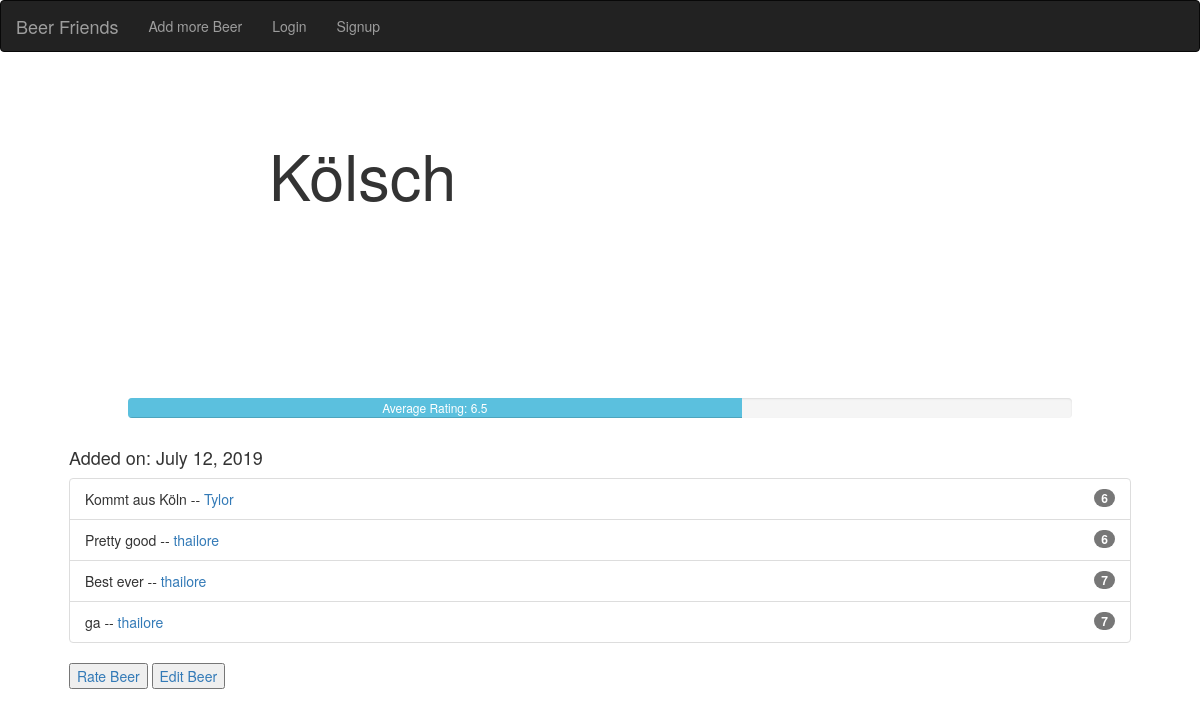
Page /9/ on the committed database.
### beerFriends/models.py (models this page shows)
class Beer(models.Model):
    name = models.CharField(max_length=250, null=True)
    addedOn = models.DateField(default=datetime.now, blank=True)
    origin = models.CharField(max_length=250, null=True)
    rating = models.FloatField(null=True, blank=True)
    image = CloudinaryField('image', null=True)
    alcoholContent = models.FloatField(validators=[MinValueValidator(0), MaxValueValidator(100)], max_length=10, null=True, blank=True)

class Review(models.Model):
    beer = models.ForeignKey(Beer, on_delete=models.CASCADE)
    rating = models.IntegerField(validators=[MinValueValidator(1), MaxValueValidator(10)], null=True)
    text = models.CharField(max_length=250, null=True)
    creator = models.CharField(max_length=250, null=True)

### beerFriends/views.py (the view)
# urls.py: path('<slug:pk>/', BeerDetailView.as_view(), name='beer-detail'),
class BeerDetailView(DetailView):
    model = Beer
    slug_url_kwarg = "id"
    def get_context_data(self, **kwargs):
        context = super().get_context_data(**kwargs)
        reviews = Review.objects.filter(beer__id=self.kwargs['pk'])
        context['reviews'] = reviews
        context['now'] = timezone.now()
        rating = get_avg_rating(reviews)
        context['avgRating'] = rating
        context['avgRatingPercentage'] = rating * 10
        return context

### beerFriends/views.py (called while the page is built)
def get_avg_rating(reviews):
    ratings = []
    for review in reviews:
        ratings.append(review.rating)
    if len(ratings) > 0:
        return statistics.mean(ratings)
    return "Not yet rated"

### templates/beerFriends/beer_detail.html (shortened to what this page needs)
{% extends 'base.html' %}
{% block content %}
<div class="jumbotron" style="background-color: transparent">
    <div style="display: flex; margin: auto; width: 90%;">
        <div style="width: 200px; height: 200px">
        </div>
        <h1>{{beer.name}}</h1>
    </div>
</div>
<div class="progress" style="width: 80%; margin: auto">
    <div class="progress-bar progress-bar-info" role="progressbar" aria-valuenow="{{avgRatingPercentage}}"
         aria-valuemin="0" aria-valuemax="100" style="width:{{ avgRatingPercentage }}%">
        Average Rating: {{avgRating|floatformat:1}}
    </div>
</div>
<div style="width: 90%; margin: auto">
    <br/>
    <h4>Added on: {{beer.addedOn}}</h4>
    <ul class="list-group">
        {% if reviews %}
        {% for review in reviews %}
        <li class="list-group-item">
            <span class="badge">{{review.rating}}</span>
            {{review.text}} -- <a href="{% url 'user' review.creator %}">{{review.creator}}</a>
        </li>
        {% endfor %}
        {% else %}
        <p>Not yet rated</p>
        {% endif %}
    </ul>
    <button>
        <a href="{% url 'rate' beer.id %}">
            Rate Beer
        </a>
    </button>
    <button>
        <a href="{% url 'edit' beer.id %}">
            Edit Beer
        </a>
    </button>
</div>
{% endblock %}

### rows in the picture
Beer: name "Kölsch", addedOn "July 12, 2019"
Review: rating "6", text "Kommt aus Köln", creator "Tylor"
Review: rating "6", text "Pretty good", creator "thailore"
Review: rating "7", text "Best ever", creator "thailore"
Review: rating "7", text "ga", creator "thailore"

### other values in the picture
{{ avgRating|floatformat:1 }} "6.5"
